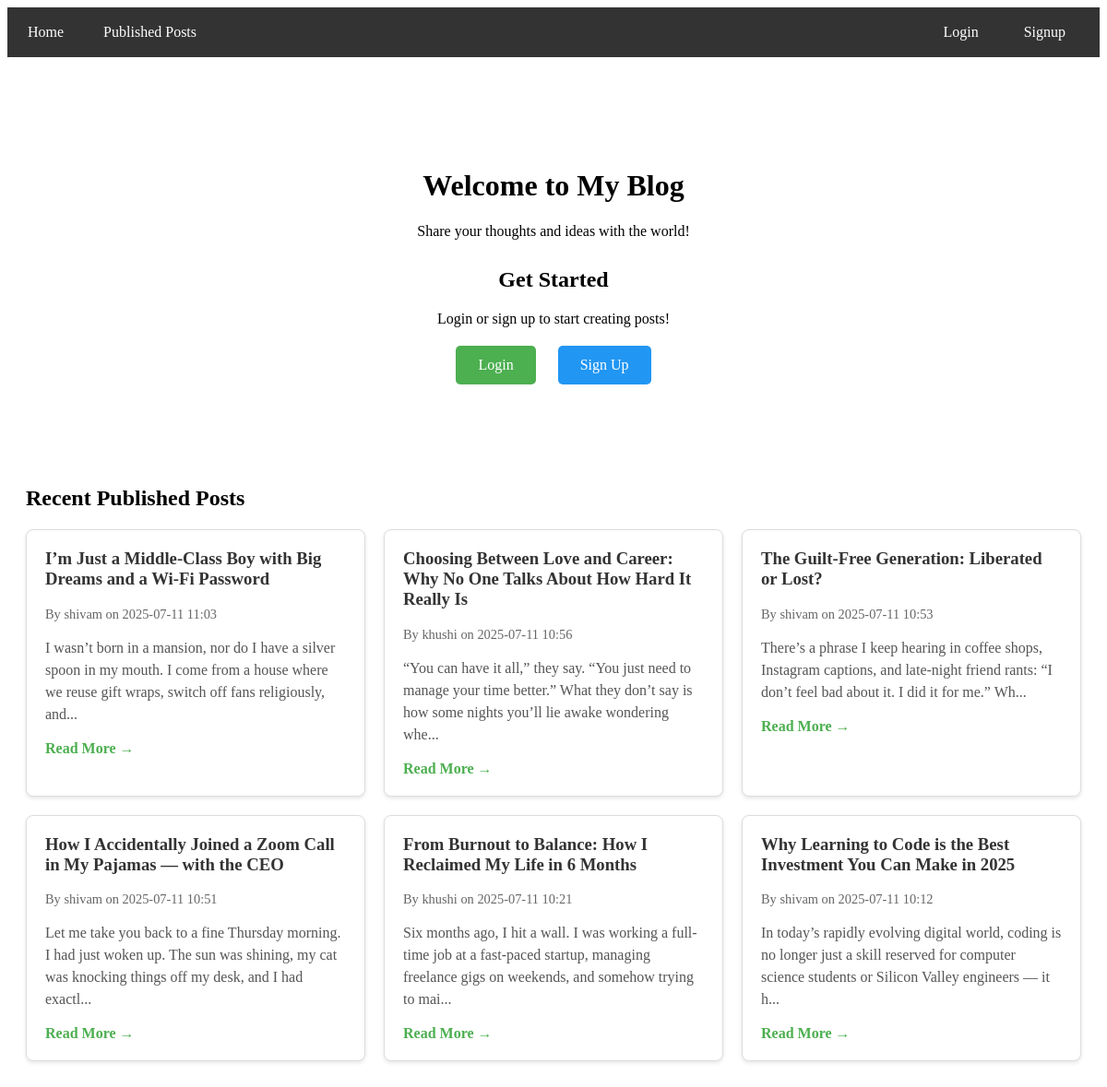
The page / on the database its author committed.
### tables this page shows
CREATE TABLE posts (
            id INTEGER PRIMARY KEY AUTOINCREMENT,
            title TEXT NOT NULL,
            body TEXT NOT NULL,
            author TEXT NOT NULL,
            is_published BOOLEAN DEFAULT 0,
            created_at TEXT NOT NULL
        );

### app.py (the view)
@app.route("/")
def home():
    posts = list_posts(published=True)
    return render_template("home.html", posts=posts)

### controllers/post_controller.py (called while the page is built)
def list_posts(published=True):
    return Post.get_by_status(is_published=published)

### models/post.py (called while the page is built)
    @staticmethod
    def _init_db():
        os.makedirs(os.path.dirname(DATABASE_FILE), exist_ok=True)
        conn = sqlite3.connect(DATABASE_FILE)
        cursor = conn.cursor()
        cursor.execute('''
            CREATE TABLE IF NOT EXISTS posts (
                id INTEGER PRIMARY KEY AUTOINCREMENT,
                title TEXT NOT NULL,
                body TEXT NOT NULL,
                author TEXT NOT NULL,
                is_published BOOLEAN DEFAULT 0,
                created_at TEXT NOT NULL
            )
        ''')
        conn.commit()
        conn.close()

    @staticmethod
    def _get_connection():
        Post._init_db()
        return sqlite3.connect(DATABASE_FILE)

    @staticmethod
    def get_by_status(is_published=True):
        conn = Post._get_connection()
        cursor = conn.cursor()
        cursor.execute('SELECT * FROM posts WHERE is_published = ? ORDER BY created_at DESC', (is_published,))
        posts = []
        for row in cursor.fetchall():
            posts.append({
                "id": row[0],
                "title": row[1],
                "body": row[2],
                "author": row[3],
                "is_published": bool(row[4]),
                "created_at": row[5]
            })
        conn.close()
        return posts

### templates/home.html (shortened to what this page needs)
{% extends "base.html" %}
{% block content %}
<div style="text-align: center; padding: 40px 0;">
    <h1>Welcome to My Blog</h1>
    <p>Share your thoughts and ideas with the world!</p>
    {% if not session.get('username') %}
        <div style="margin: 30px 0;">
            <h2>Get Started</h2>
            <p>Login or sign up to start creating posts!</p>
            <div style="margin: 20px 0;">
                <a href="{{ url_for('users.login') }}" style="
                    display: inline-block;
                    padding: 12px 24px;
                    background-color: #4CAF50;
                    color: white;
                    text-decoration: none;
                    border-radius: 5px;
                    margin: 0 10px;
                ">Login</a>
                <a href="{{ url_for('users.signup') }}" style="
                    display: inline-block;
                    padding: 12px 24px;
                    background-color: #2196F3;
                    color: white;
                    text-decoration: none;
                    border-radius: 5px;
                    margin: 0 10px;
                ">Sign Up</a>
            </div>
        </div>
    {% endif %}
</div>
<div style="margin-top: 40px;">
    <h2>Recent Published Posts</h2>
    <div style="display: grid; grid-template-columns: repeat(auto-fit, minmax(300px, 1fr)); gap: 20px; margin-top: 20px;">
        {% for post in posts %}
            <div style="
                border: 1px solid #ddd;
                border-radius: 8px;
                padding: 20px;
                background: white;
                box-shadow: 0 2px 4px rgba(0,0,0,0.1);
            ">
                <h3 style="margin-top: 0; color: #333;">{{ post.title }}</h3>
                <p style="color: #666; font-size: 0.9em;">By {{ post.author }} on {{ post.created_at }}</p>
                <p style="color: #555; line-height: 1.5;">{{ post.body[:150] }}{% if post.body|length > 150 %}...{% endif %}</p>
                <a href="{{ url_for('posts.post_detail', post_id=post.id) }}" style="
                    color: #4CAF50;
                    text-decoration: none;
                    font-weight: bold;
                ">Read More →</a>
            </div>
        {% else %}
            <p style="text-align: center; color: #666; grid-column: 1 / -1;">No published posts yet. Be the first to create one!</p>
        {% endfor %}
    </div>
</div>
{% endblock %}

### rows shown on the page
posts: title "I’m Just a Middle-Class Boy with Big Dreams and a Wi-Fi Password", author "shivam", created_at "2025-07-11 11:03", body "I wasn’t born in a mansion, nor do I have a silver spoon in my mouth. I come from a house where we reuse gift wraps, switch off fans religiously, and"
posts: title "Choosing Between Love and Career: Why No One Talks About How Hard It Really Is", author "khushi", created_at "2025-07-11 10:56", body "“You can have it all,” they say. “You just need to manage your time better.” What they don’t say is how some nights you’ll lie awake wondering whe"
posts: title "The Guilt-Free Generation: Liberated or Lost?", author "shivam", created_at "2025-07-11 10:53", body "There’s a phrase I keep hearing in coffee shops, Instagram captions, and late-night friend rants: “I don’t feel bad about it. I did it for me.” Wh"
posts: title "How I Accidentally Joined a Zoom Call in My Pajamas — with the CEO", author "shivam", created_at "2025-07-11 10:51", body "Let me take you back to a fine Thursday morning. I had just woken up. The sun was shining, my cat was knocking things off my desk, and I had exactl"
posts: title "From Burnout to Balance: How I Reclaimed My Life in 6 Months", author "khushi", created_at "2025-07-11 10:21", body "Six months ago, I hit a wall. I was working a full-time job at a fast-paced startup, managing freelance gigs on weekends, and somehow trying to mai"
posts: title "Why Learning to Code is the Best Investment You Can Make in 2025", author "shivam", created_at "2025-07-11 10:12", body "In today’s rapidly evolving digital world, coding is no longer just a skill reserved for computer science students or Silicon Valley engineers — it h"
